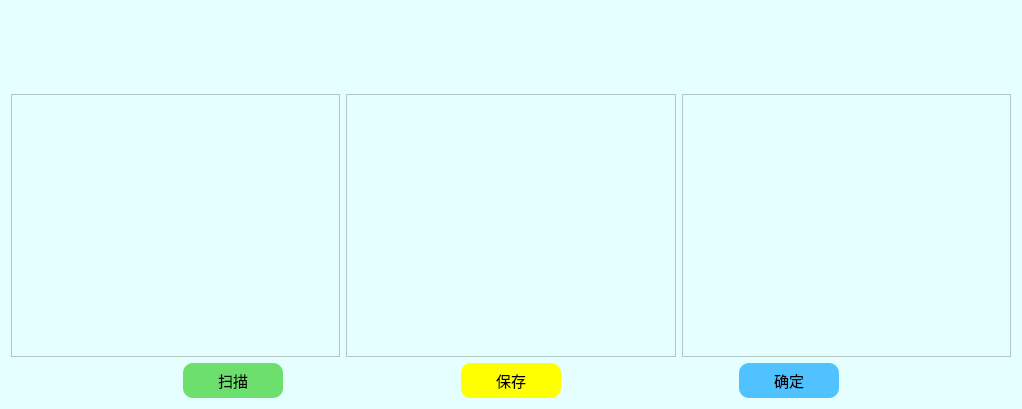
<?xml version="1.0" encoding="UTF-8"?>
<ui version="4.0">
 <class>DevicesScan</class>
 <widget class="QWidget" name="DevicesScan">
  <property name="geometry">
   <rect>
    <x>0</x>
    <y>0</y>
    <width>1022</width>
    <height>409</height>
   </rect>
  </property>
  <property name="windowTitle">
   <string>操作设备扫描</string>
  </property>
  <property name="styleSheet">
   <string notr="true">#DevicesScan{
background-color: rgb(229, 255, 255);
	background-image: url(:/new/prefix1/image/Backgroud_1920x1080.png);
}




</string>
  </property>
  <layout class="QVBoxLayout" name="verticalLayout">
   <item>
    <layout class="QGridLayout" name="gridLayout_5" rowstretch="0,0,0,0,0">
     <item row="4" column="2">
      <widget class="QScrollArea" name="scrollArea_3">
       <property name="styleSheet">
        <string notr="true">background-color: rgb(229, 255, 255);</string>
       </property>
       <property name="widgetResizable">
        <bool>true</bool>
       </property>
       <widget class="QWidget" name="scrollAreaWidgetContents_4">
        <property name="geometry">
         <rect>
          <x>0</x>
          <y>0</y>
          <width>328</width>
          <height>266</height>
         </rect>
        </property>
        <layout class="QGridLayout" name="gridLayout_7">
         <item row="0" column="0">
          <layout class="QGridLayout" name="gridLayout_output_3"/>
         </item>
        </layout>
       </widget>
      </widget>
     </item>
     <item row="1" column="1">
      <widget class="QLabel" name="OutputDevicesList">
       <property name="font">
        <font>
         <family>楷体</family>
         <pointsize>11</pointsize>
        </font>
       </property>
       <property name="styleSheet">
        <string notr="true">color: rgb(229, 255, 255);</string>
       </property>
       <property name="text">
        <string>输出设备列表</string>
       </property>
       <property name="alignment">
        <set>Qt::AlignCenter</set>
       </property>
      </widget>
     </item>
     <item row="1" column="2">
      <widget class="QLabel" name="OtherDevicesList">
       <property name="font">
        <font>
         <family>楷体</family>
         <pointsize>11</pointsize>
        </font>
       </property>
       <property name="styleSheet">
        <string notr="true">color: rgb(229, 255, 255);</string>
       </property>
       <property name="text">
        <string>其他设备</string>
       </property>
       <property name="alignment">
        <set>Qt::AlignCenter</set>
       </property>
      </widget>
     </item>
     <item row="4" column="1">
      <widget class="QScrollArea" name="scrollArea_2">
       <property name="styleSheet">
        <string notr="true">background-color: rgb(229, 255, 255);</string>
       </property>
       <property name="widgetResizable">
        <bool>true</bool>
       </property>
       <widget class="QWidget" name="scrollAreaWidgetContents_2">
        <property name="geometry">
         <rect>
          <x>0</x>
          <y>0</y>
          <width>328</width>
          <height>266</height>
         </rect>
        </property>
        <layout class="QGridLayout" name="gridLayout_4">
         <item row="0" column="0">
          <layout class="QGridLayout" name="gridLayout_output"/>
         </item>
        </layout>
       </widget>
      </widget>
     </item>
     <item row="4" column="0">
      <widget class="QScrollArea" name="scrollArea">
       <property name="styleSheet">
        <string notr="true">background-color: rgb(229, 255, 255);</string>
       </property>
       <property name="widgetResizable">
        <bool>true</bool>
       </property>
       <property name="alignment">
        <set>Qt::AlignCenter</set>
       </property>
       <widget class="QWidget" name="scrollAreaWidgetContents">
        <property name="geometry">
         <rect>
          <x>0</x>
          <y>0</y>
          <width>328</width>
          <height>266</height>
         </rect>
        </property>
        <layout class="QGridLayout" name="gridLayout_3">
         <item row="0" column="0">
          <layout class="QGridLayout" name="gridLayout_input"/>
         </item>
        </layout>
       </widget>
      </widget>
     </item>
     <item row="1" column="0">
      <widget class="QLabel" name="InputDevicesList">
       <property name="sizePolicy">
        <sizepolicy hsizetype="Minimum" vsizetype="Preferred">
         <horstretch>0</horstretch>
         <verstretch>0</verstretch>
        </sizepolicy>
       </property>
       <property name="minimumSize">
        <size>
         <width>0</width>
         <height>30</height>
        </size>
       </property>
       <property name="font">
        <font>
         <family>楷体</family>
         <pointsize>11</pointsize>
        </font>
       </property>
       <property name="styleSheet">
        <string notr="true">color: rgb(229, 255, 255);</string>
       </property>
       <property name="text">
        <string>输入设备列表</string>
       </property>
       <property name="alignment">
        <set>Qt::AlignCenter</set>
       </property>
      </widget>
     </item>
     <item row="0" column="0" colspan="3">
      <widget class="QWidget" name="widget" native="true">
       <property name="styleSheet">
        <string notr="true">#widget{
border:3px solid blue;
border-radius:6px;
border-color:rgb(229, 255, 255);
}</string>
       </property>
       <layout class="QHBoxLayout" name="horizontalLayout_2">
        <item>
         <widget class="IndicatorLabel" name="light1">
          <property name="font">
           <font>
            <family>楷体</family>
            <pointsize>11</pointsize>
           </font>
          </property>
          <property name="styleSheet">
           <string notr="true">color: rgb(229, 255, 255);</string>
          </property>
          <property name="text">
           <string/>
          </property>
         </widget>
        </item>
        <item>
         <widget class="QLabel" name="hint1">
          <property name="font">
           <font>
            <family>楷体</family>
            <pointsize>11</pointsize>
           </font>
          </property>
          <property name="styleSheet">
           <string notr="true">color: rgb(229, 255, 255);</string>
          </property>
          <property name="text">
           <string>：未供电，请检查线路</string>
          </property>
         </widget>
        </item>
        <item>
         <widget class="IndicatorLabel" name="light2">
          <property name="font">
           <font>
            <family>楷体</family>
            <pointsize>11</pointsize>
           </font>
          </property>
          <property name="styleSheet">
           <string notr="true">color: rgb(229, 255, 255);</string>
          </property>
          <property name="text">
           <string/>
          </property>
         </widget>
        </item>
        <item>
         <widget class="QLabel" name="hint2">
          <property name="font">
           <font>
            <family>楷体</family>
            <pointsize>11</pointsize>
           </font>
          </property>
          <property name="styleSheet">
           <string notr="true">color: rgb(229, 255, 255);</string>
          </property>
          <property name="text">
           <string>：已供电，通讯故障</string>
          </property>
         </widget>
        </item>
        <item>
         <widget class="IndicatorLabel" name="light3">
          <property name="font">
           <font>
            <family>楷体</family>
            <pointsize>11</pointsize>
           </font>
          </property>
          <property name="styleSheet">
           <string notr="true">color: rgb(229, 255, 255);</string>
          </property>
          <property name="text">
           <string/>
          </property>
         </widget>
        </item>
        <item>
         <widget class="QLabel" name="hint3">
          <property name="font">
           <font>
            <family>楷体</family>
            <pointsize>11</pointsize>
           </font>
          </property>
          <property name="styleSheet">
           <string notr="true">color: rgb(229, 255, 255);</string>
          </property>
          <property name="text">
           <string>：已供电，通讯正常</string>
          </property>
         </widget>
        </item>
        <item>
         <widget class="IndicatorLabel" name="light4">
          <property name="font">
           <font>
            <family>楷体</family>
            <pointsize>11</pointsize>
           </font>
          </property>
          <property name="styleSheet">
           <string notr="true">color: rgb(229, 255, 255);</string>
          </property>
          <property name="text">
           <string/>
          </property>
         </widget>
        </item>
        <item>
         <widget class="QLabel" name="hint4">
          <property name="font">
           <font>
            <family>楷体</family>
            <pointsize>11</pointsize>
           </font>
          </property>
          <property name="styleSheet">
           <string notr="true">color: rgb(229, 255, 255);</string>
          </property>
          <property name="text">
           <string>：系统正常，通讯中</string>
          </property>
         </widget>
        </item>
       </layout>
      </widget>
     </item>
    </layout>
   </item>
   <item>
    <layout class="QHBoxLayout" name="horizontalLayout">
     <item>
      <spacer name="horizontalSpacer_3">
       <property name="orientation">
        <enum>Qt::Horizontal</enum>
       </property>
       <property name="sizeHint" stdset="0">
        <size>
         <width>40</width>
         <height>20</height>
        </size>
       </property>
      </spacer>
     </item>
     <item>
      <widget class="QPushButton" name="scanDevices">
       <property name="font">
        <font>
         <family>楷体</family>
         <pointsize>11</pointsize>
        </font>
       </property>
       <property name="styleSheet">
        <string notr="true">QPushButton{background-color:#6DDF6D;
border-radius:10px;
width:100px;
height:35px;
color:rgb(0,0,0);
}

QPushButton::hover{background-color:green;}</string>
       </property>
       <property name="text">
        <string>扫描</string>
       </property>
      </widget>
     </item>
     <item>
      <spacer name="horizontalSpacer">
       <property name="orientation">
        <enum>Qt::Horizontal</enum>
       </property>
       <property name="sizeHint" stdset="0">
        <size>
         <width>40</width>
         <height>20</height>
        </size>
       </property>
      </spacer>
     </item>
     <item>
      <widget class="QPushButton" name="save">
       <property name="font">
        <font>
         <family>楷体</family>
         <pointsize>11</pointsize>
        </font>
       </property>
       <property name="styleSheet">
        <string notr="true">QPushButton{background-color:yellow;
border-radius:10px;
width:100px;
height:35px;
color:rgb(0,0,0);
}

QPushButton::hover{background-color:#F7D674;
width:93px;
height:25px;}</string>
       </property>
       <property name="text">
        <string>保存</string>
       </property>
      </widget>
     </item>
     <item>
      <spacer name="horizontalSpacer_4">
       <property name="orientation">
        <enum>Qt::Horizontal</enum>
       </property>
       <property name="sizeHint" stdset="0">
        <size>
         <width>40</width>
         <height>20</height>
        </size>
       </property>
      </spacer>
     </item>
     <item>
      <widget class="QPushButton" name="exit">
       <property name="font">
        <font>
         <family>楷体</family>
         <pointsize>11</pointsize>
        </font>
       </property>
       <property name="styleSheet">
        <string notr="true">QPushButton{background-color:rgb(80, 194, 255);
border-radius:10px;
width:100px;
height:35px;
color:rgb(0,0,0);
}

QPushButton::hover{background-color:rgb(79, 117, 255);}</string>
       </property>
       <property name="text">
        <string>确定</string>
       </property>
      </widget>
     </item>
     <item>
      <spacer name="horizontalSpacer_2">
       <property name="orientation">
        <enum>Qt::Horizontal</enum>
       </property>
       <property name="sizeHint" stdset="0">
        <size>
         <width>40</width>
         <height>20</height>
        </size>
       </property>
      </spacer>
     </item>
    </layout>
   </item>
  </layout>
 </widget>
 <customwidgets>
  <customwidget>
   <class>IndicatorLabel</class>
   <extends>QLabel</extends>
   <header>indicator.h</header>
  </customwidget>
 </customwidgets>
 <resources/>
 <connections/>
</ui>
